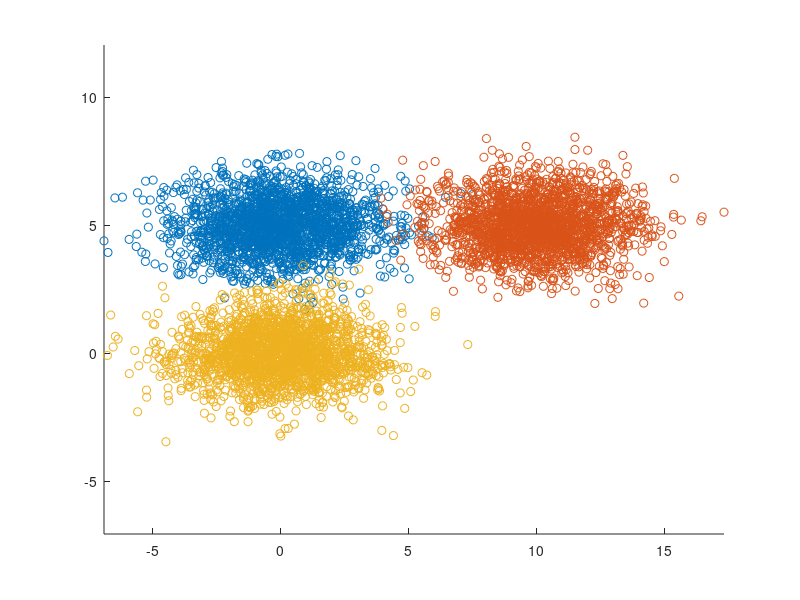

The MATLAB script that drew this image: (Note: this script raises an error after producing the figure.)
function test_snr_T()

close all
test_basic_transfer()
test_c_in_middle()
test_compare_leaning_transfer()
test_SNR_T_reduces_to_SNR_a_b_equal()
test_SNR_T_reduces_to_SNR()

end


function test_basic_transfer()

    cov = [4, 0; 0, 1];
    
    samples_m1 = mvnrnd([0 ,5],cov,2000);
    samples_m2 = mvnrnd([10 ,5],cov,2000);
    samples_m3 = mvnrnd([0 ,0],cov,2000);

    
    figure;
    hold on;
    scatter(samples_m1(:,1),samples_m1(:,2))
    scatter(samples_m2(:,1),samples_m2(:,2))
    scatter(samples_m3(:,1),samples_m3(:,2))
    axis equal;
    hold off;
    
    geom1 = extract_geometry(samples_m1);
    geom2 = extract_geometry(samples_m2); 
    geom3 = extract_geometry(samples_m3);
    
    
    snr_t = SNR_T(geom1, geom2, geom3);
    arrayfun(snr_t.snr, 1:20)
    arrayfun(snr_t.error, 1:20)
    
    assert (snr_t.error(1)<0.05)
    
            
end


function test_c_in_middle()

    cov = [4, 0; 0, 1];
    P=1000;
    centroid1 = [0 ,5];
    centroid2 = [10 ,5];
    centroid3 = [5 ,0];
    samples_m1 = mvnrnd(centroid1,cov,P);
    samples_m2 = mvnrnd(centroid2,cov,P);
    samples_m3 = mvnrnd(centroid3,cov,P);

    
    figure;
    hold on;
    scatter(samples_m1(:,1),samples_m1(:,2))
    scatter(samples_m2(:,1),samples_m2(:,2))
    scatter(samples_m3(:,1),samples_m3(:,2))
    axis equal;
    hold off;
    
    geom1.N = P;
    geom1.centroid = centroid1;
    geom1.Ri = flipud(sqrt(diag(cov)*P));
    geom1.D = sum(geom1.Ri.^2)^2 / sum(geom1.Ri.^4);
    geom1.U = [0,1;1,0]; 
    
    geom2 = geom1;
    geom2.centroid = centroid2;
    geom3 = geom1;
    geom3.centroid = centroid3;
    
    
    snr= SNR_T(geom1, geom2, geom3);
    assert(abs(snr.error(100)-0.5)<0.001)
    
            
end

function test_compare_leaning_transfer()

    cov = [4, 0; 0, 1];
    P=2000;
    
    samples_m1 = mvnrnd([0 ,5],cov,P);
    samples_m2 = mvnrnd([10 ,5],cov,P);
    samples_m2_leaning = mvnrnd([10 ,5],[4,2;2,4],P);
    samples_m3 = mvnrnd([3 ,0],cov,P);

    
    figure;
    hold on;
    scatter(samples_m1(:,1),samples_m1(:,2))
    scatter(samples_m2_leaning(:,1),samples_m2_leaning(:,2))
    scatter(samples_m3(:,1),samples_m3(:,2))
    axis equal;
    hold off;
    
    geom1= extract_geometry(samples_m1);
    geom2 = extract_geometry(samples_m2);
    geom2_l = extract_geometry(samples_m2_leaning);
    geom3 = extract_geometry(samples_m3);
    
    
    snr = SNR_T(geom1, geom2, geom3);
    a = arrayfun(snr.error, 1:20);
    snr = SNR_T(geom1, geom2_l, geom3);
    b = arrayfun(snr.error, 1:20);
    
    assert(all(a<b))
    
            
end


function test_SNR_T_reduces_to_SNR_a_b_equal()
    cov = [4, 0; 0, 1];
    P = 1000;
    samples_m1 = mvnrnd([0 ,0],cov,P);
    samples_m2 = mvnrnd([4 ,0],cov,P);
    
    figure;
    hold on;
    scatter(samples_m1(:,1),samples_m1(:,2))
    scatter(samples_m2(:,1),samples_m2(:,2))
    axis equal;
    hold off;
    
    
    geom1 = extract_geometry(samples_m1);
    geom2 = extract_geometry(samples_m2); 
    
    snr = SNR(geom1, geom2);
    snr_error_res = arrayfun(snr.error, 1:10)
    
    snrT = SNR_T(geom1, geom2, geom1);
    snrT_error_res = arrayfun(snrT.error, 1:10)
    
    assert(all(abs(snr_error_res-snrT_error_res)<0.0001))
    
end

function test_SNR_T_reduces_to_SNR()
    cov1 = [4, 0; 0, 1];
    cov2 = [4, 2; 2, 4];
    P = 1000;
    samples_m1 = mvnrnd([0 ,0],cov1,P);
    samples_m2 = mvnrnd([4 ,0],cov2,P);
    
    figure;
    hold on;
    scatter(samples_m1(:,1),samples_m1(:,2))
    scatter(samples_m2(:,1),samples_m2(:,2))
    axis equal;
    hold off;
    
    
    geom1 = extract_geometry(samples_m1);
    geom2 = extract_geometry(samples_m2); 
    
    snr = SNR(geom1, geom2);
    snr_error_res = arrayfun(snr.error, 1:10)
    
    snrT = SNR_T(geom1, geom2, geom1);
    snrT_error_res = arrayfun(snrT.error, 1:10)
    
    assert(all(abs(snr_error_res-snrT_error_res)<0.0001))
    
end

